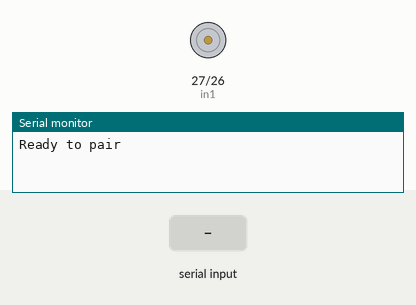
The sketch below on a simulated ESP32. On the bench: motor-driver pin pairs drawn as motors (green arrow = first pin HIGH = forward, orange = second pin HIGH = backward, longer = more drive), the last lines printed to the serial monitor. The test bench sets the inputs (shaded band). Nothing arrives over Bluetooth unless stated.

Above: at 1.2 s.
1.3 s: "1\n" received over the second serial link
At 2.6 s:
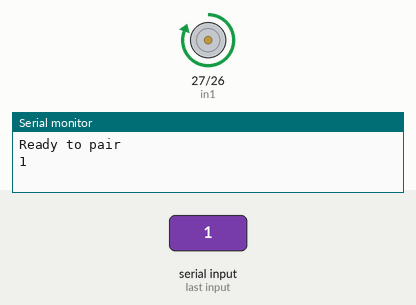
7.3 s: "4\n" received over the second serial link
At 8.9 s:
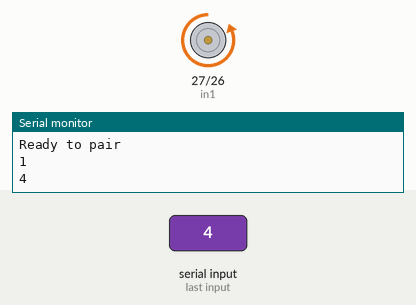
Timing chart, 0 to 14.4 s (numbered marks = the images above; inputs shaded):
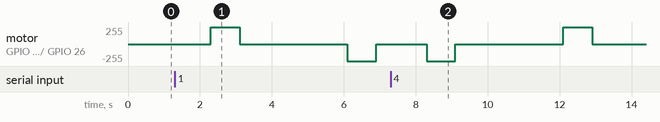

The sketch:

esp32_model_final.ino
```cpp
#include "BluetoothSerial.h"

#if !defined(CONFIG_BT_ENABLED) || !defined(CONFIG_BLUEDROID_ENABLED)
#error Bluetooth is not enabled!
#endif

int in1 = 27;
int in2 = 26;

BluetoothSerial SerialBT;

void setup() {
  Serial.flush();
  Serial.begin(9600);
  SerialBT.begin("ESP32test"); //Bluetooth device name
  Serial.println("Ready to pair");
  pinMode(in1, OUTPUT);
  pinMode(in2, OUTPUT);


}

void loop() {
  if (SerialBT.available() > 0) {
    String str = SerialBT.readString();
    int a = str.toInt();
    Serial.println(a);
    switch (a) {
      case 0:
        break;
      case 1:  // Move forward
        moveForward();
        Serial.flush();
        break;
      case 2:  // Turn left
        Serial.flush();
        break;
      case 3:  // Turn right
        Serial.flush();
        break;
      case 4:  // Move backward
        moveBackward();
        Serial.flush();
        break;
      //default:
        //stopcar();
        //Serial.flush();
        //delay(2000);
        //break;
    }
  }

  else {
    Serial.flush();
  }
  Serial.flush();
}


void moveForward() {
  digitalWrite(in1, HIGH);  // Motor A forward
  digitalWrite(in2, LOW);
  delay(800);
  digitalWrite(in1, LOW);
  digitalWrite(in2, LOW);
  delay(3000);
  digitalWrite(in1, LOW);
  digitalWrite(in2, HIGH);
  delay(800);
  digitalWrite(in1, LOW);
  digitalWrite(in2, LOW);

}

void moveBackward() {
  digitalWrite(in1, LOW);  // Motor A reverse
  digitalWrite(in2, HIGH);
  delay(800);
  digitalWrite(in1, LOW);
  digitalWrite(in2, LOW);
  delay(3000);
  digitalWrite(in1, HIGH);
  digitalWrite(in2, LOW);
  delay(800);
  digitalWrite(in1, LOW);
  digitalWrite(in2, LOW);
}
```

Measured:
- after the input at 1.3 s, motor on GPIO 27 (in1) / GPIO 26 (in2): stopped → forward 255/255 after 1.0 s, → stopped 0.80 s later, → backward 255/255 3.0 s later, → stopped 0.80 s later
- after the input at 7.3 s, motor on GPIO 27 (in1) / GPIO 26 (in2): stopped → backward 255/255 after 1.0 s, → stopped 0.80 s later, → forward 255/255 3.0 s later, → stopped 0.80 s later
